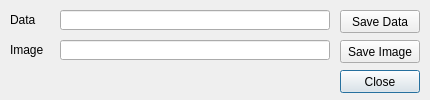
<?xml version="1.0" encoding="UTF-8"?>
<ui version="4.0">
 <class>Save</class>
 <widget class="QDialog" name="Save">
  <property name="geometry">
   <rect>
    <x>0</x>
    <y>0</y>
    <width>430</width>
    <height>100</height>
   </rect>
  </property>
  <property name="windowTitle">
   <string>VarB: Save</string>
  </property>
  <widget class="QPushButton" name="cancelButton">
   <property name="geometry">
    <rect>
     <x>340</x>
     <y>70</y>
     <width>80</width>
     <height>23</height>
    </rect>
   </property>
   <property name="font">
    <font>
     <pointsize>9</pointsize>
     <weight>50</weight>
     <italic>false</italic>
     <bold>false</bold>
    </font>
   </property>
   <property name="text">
    <string>Close</string>
   </property>
  </widget>
  <widget class="QPushButton" name="saveDataButton">
   <property name="geometry">
    <rect>
     <x>340</x>
     <y>10</y>
     <width>80</width>
     <height>23</height>
    </rect>
   </property>
   <property name="font">
    <font>
     <pointsize>9</pointsize>
     <weight>50</weight>
     <italic>false</italic>
     <bold>false</bold>
    </font>
   </property>
   <property name="toolTip">
    <string>Select a file to save the statistical data to</string>
   </property>
   <property name="text">
    <string>Save Data</string>
   </property>
  </widget>
  <widget class="QPushButton" name="saveImagesButton">
   <property name="geometry">
    <rect>
     <x>340</x>
     <y>40</y>
     <width>80</width>
     <height>23</height>
    </rect>
   </property>
   <property name="font">
    <font>
     <pointsize>9</pointsize>
     <weight>50</weight>
     <italic>false</italic>
     <bold>false</bold>
    </font>
   </property>
   <property name="toolTip">
    <string>Select a file to save the graphics to</string>
   </property>
   <property name="text">
    <string>Save Image</string>
   </property>
  </widget>
  <widget class="QLabel" name="dataFileLabel">
   <property name="geometry">
    <rect>
     <x>10</x>
     <y>10</y>
     <width>51</width>
     <height>20</height>
    </rect>
   </property>
   <property name="font">
    <font>
     <pointsize>9</pointsize>
     <weight>50</weight>
     <italic>false</italic>
     <bold>false</bold>
    </font>
   </property>
   <property name="toolTip">
    <string>Select a file to save the statistical data to</string>
   </property>
   <property name="text">
    <string>Data</string>
   </property>
  </widget>
  <widget class="QLineEdit" name="dataFileLine">
   <property name="geometry">
    <rect>
     <x>60</x>
     <y>10</y>
     <width>270</width>
     <height>20</height>
    </rect>
   </property>
   <property name="font">
    <font>
     <pointsize>9</pointsize>
     <weight>50</weight>
     <italic>false</italic>
     <bold>false</bold>
    </font>
   </property>
   <property name="toolTip">
    <string>Select a file to save the statistical data to</string>
   </property>
  </widget>
  <widget class="QLineEdit" name="imagesFileLine">
   <property name="geometry">
    <rect>
     <x>60</x>
     <y>40</y>
     <width>270</width>
     <height>20</height>
    </rect>
   </property>
   <property name="font">
    <font>
     <pointsize>9</pointsize>
     <weight>50</weight>
     <italic>false</italic>
     <bold>false</bold>
    </font>
   </property>
   <property name="toolTip">
    <string>Select a file to save the graphics to</string>
   </property>
  </widget>
  <widget class="QLabel" name="imagesFileLabel">
   <property name="geometry">
    <rect>
     <x>10</x>
     <y>40</y>
     <width>51</width>
     <height>20</height>
    </rect>
   </property>
   <property name="font">
    <font>
     <pointsize>9</pointsize>
     <weight>50</weight>
     <italic>false</italic>
     <bold>false</bold>
    </font>
   </property>
   <property name="toolTip">
    <string>Select a file to save the graphics to</string>
   </property>
   <property name="text">
    <string>Image</string>
   </property>
  </widget>
 </widget>
 <tabstops>
  <tabstop>saveDataButton</tabstop>
  <tabstop>saveImagesButton</tabstop>
  <tabstop>cancelButton</tabstop>
  <tabstop>dataFileLine</tabstop>
  <tabstop>imagesFileLine</tabstop>
 </tabstops>
 <resources/>
 <connections/>
</ui>
